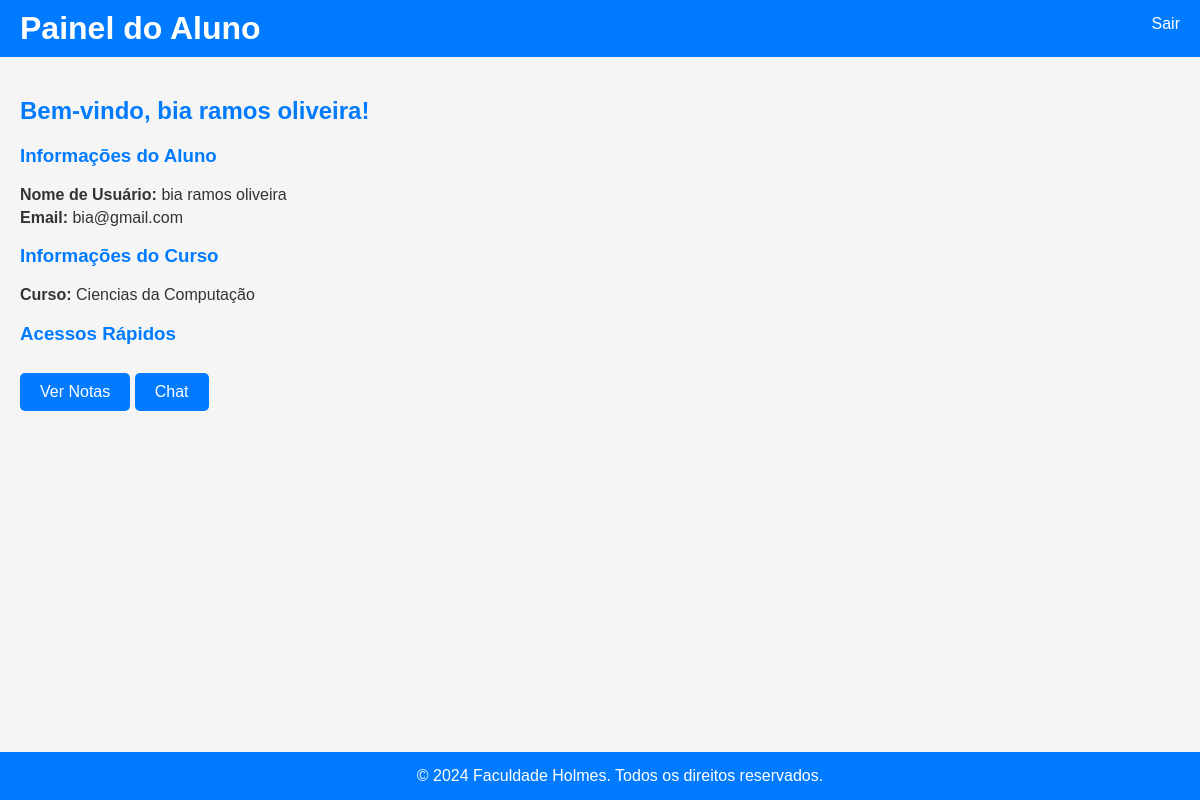
Screenshot of /aluno/index.php (signed in) with the database file from the repository.
### tables this page shows
CREATE TABLE `alunos` (
  `id` int(11) NOT NULL,
  `username` varchar(255) NOT NULL,
  `email` varchar(255) NOT NULL,
  `password_hash` varchar(255) NOT NULL,
  `curso` varchar(255) NOT NULL,
  `tipo` enum('aluno','professor','admin') DEFAULT 'aluno',
  `created_at` timestamp NOT NULL DEFAULT current_timestamp(),
  `idade` int(11) DEFAULT NULL,
  `localidade` varchar(255) DEFAULT NULL
);

### aluno/index.php (the view, shortened to what this page needs)
<?php
include_once("../includes/config.inc.php");
$username = $_SESSION['username'];
$queryAluno = "SELECT * FROM alunos WHERE username = ?";
$stmtAluno = $conexao->prepare($queryAluno);
$stmtAluno->bind_param("s", $username);
$stmtAluno->execute();
$resultAluno = $stmtAluno->get_result();
if ($resultAluno->num_rows > 0) {
    $aluno = $resultAluno->fetch_assoc();
} else {
    echo "Erro ao carregar os dados do aluno.";
    exit();
}
?>
<!DOCTYPE html>
<html lang="pt-BR">
<head>
</head>
<body>
    <header>
        <div class="navbar">
            <h1>Painel do Aluno</h1>
            <a href="../index.php">Sair</a>
        </div>
    </header>
    <main>
        <h2>Bem-vindo, <?= htmlspecialchars($aluno['username']); ?>!</h2>
        <section>
            <h3>Informações do Aluno</h3>
            <p><strong>Nome de Usuário:</strong> <?= htmlspecialchars($aluno['username']); ?></p>
            <p><strong>Email:</strong> <?= htmlspecialchars($aluno['email']); ?></p>
        </section>
        <section>
            <h3>Informações do Curso</h3>
            <?php if (!empty($aluno['curso'])): ?>
                <p><strong>Curso:</strong> <?= htmlspecialchars($aluno['curso']); ?></p>
            <?php else: ?>
                <p>Você ainda não está matriculado em nenhum curso.</p>
            <?php endif; ?>
        </section>
        <section>
            <h3>Acessos Rápidos</h3>
            <a href="ver_notas.php" class="btn">Ver Notas</a>
            <a href="chat.php" class="btn">Chat</a>
        </section>
    </main>
    <footer>
        <p>&copy; 2024 Faculdade Holmes. Todos os direitos reservados.</p>
    </footer>
</body>
</html>

### aluno/index.php (style rules this page uses)
body { font-family: Arial, sans-serif; margin: 0; padding: 0; background-color: #f5f5f5; color: #333; }
header { background-color: #007BFF; color: #fff; padding: 10px 20px; }
.navbar h1 { margin: 0; display: inline-block; }
.navbar a { color: #fff; text-decoration: none; float: right; margin-top: 5px; }
main { padding: 20px; }
h2, h3 { color: #007BFF; }
p { margin: 5px 0; }
.btn { display: inline-block; padding: 10px 20px; background-color: #007BFF; color: #fff; text-decoration: none; border-radius: 5px; text-align: center; margin-top: 10px; }
footer { text-align: center; padding: 10px 20px; background-color: #007BFF; color: #fff; position: fixed; width: 100%; bottom: 0; }

### rows the page displays
alunos: username "bia ramos oliveira", email "bia@gmail.com", curso "Ciencias da Computação"
